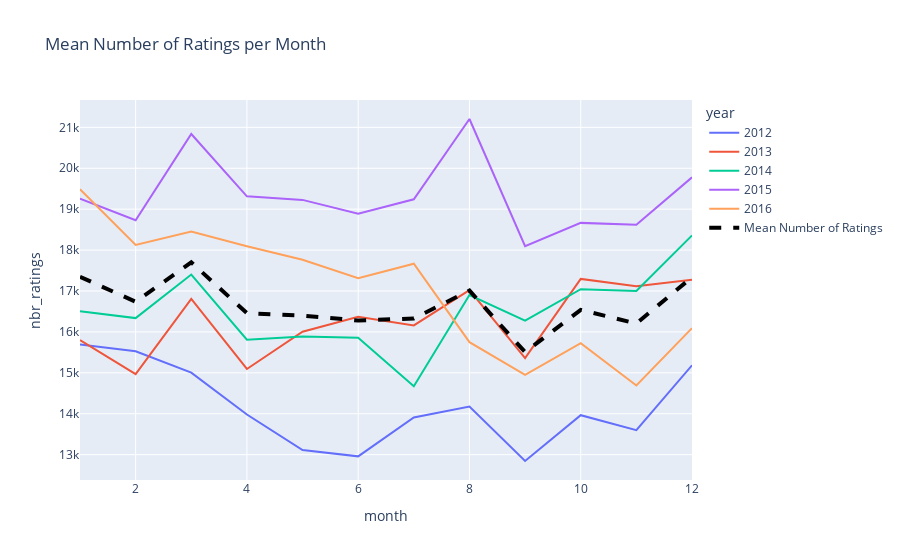

The notebook cell this image was saved under:
### Markdown cell above
We can observe some seasonality on the yearly plot. Thus, let's plot the average number of ratings per month.

### Code cell
# creating a new dataframe with the number of ratings per year_month
year_month_ratings_count_df = pd.DataFrame({'year_month': year_month_ratings_count.index, 'nbr_ratings': year_month_ratings_count.values})

# create column year and month
year_month_ratings_count_df['year'] = year_month_ratings_count_df['year_month'].dt.year
year_month_ratings_count_df['month'] = year_month_ratings_count_df['year_month'].dt.month

# keep only rows where the year is greater than 2011 and less than 2017 
year_month_ratings_count_filtered = year_month_ratings_count_df[(year_month_ratings_count_df.year > 2011) & (year_month_ratings_count_df.year < 2017)]

# compute the mean number of ratings per month
mean_ratings_per_month = year_month_ratings_count_filtered.groupby('month')['nbr_ratings'].mean().reset_index(name='mean_nbr_ratings')

# plot with plotly the mean number of ratings per month
fig = px.line(year_month_ratings_count_filtered, x='month', y='nbr_ratings', color='year', title='Mean Number of Ratings per Month')
fig.add_trace(go.Scatter(x=year_month_ratings_count_filtered.month, y=mean_ratings_per_month.mean_nbr_ratings, mode='lines', name='Mean Number of Ratings', line=dict(color='black', dash='dash', width=4)))

fig.show()

### Figure 1 — Plotly figure (JSON) as saved in the notebook; plotly's stock layout.template omitted (floating-point values rounded to 4 significant figures)
{"data": [{"hovertemplate": "year=2012<br>month=%{x}<br>nbr_ratings=%{y}<extra></extra>", "legendgroup": "2012", "line": {"color": "#636efa", "dash": "solid"}, "marker": {"symbol": "circle"}, "mode": "lines", "name": "2012", "orientation": "v", "showlegend": true, "type": "scatter", "x": [1, 2, 3, 4, 5, 6, 7, 8, 9, 10, 11, 12], "xaxis": "x", "y": [15691, 15527, 15004, 13981, 13112, 12959, 13909, 14176, 12845, 13965, 13600, 15183], "yaxis": "y"}, {"hovertemplate": "year=2013<br>month=%{x}<br>nbr_ratings=%{y}<extra></extra>", "legendgroup": "2013", "line": {"color": "#EF553B", "dash": "solid"}, "marker": {"symbol": "circle"}, "mode": "lines", "name": "2013", "orientation": "v", "showlegend": true, "type": "scatter", "x": [1, 2, 3, 4, 5, 6, 7, 8, 9, 10, 11, 12], "xaxis": "x", "y": [15800, 14967, 16808, 15094, 16003, 16369, 16158, 17021, 15359, 17295, 17114, 17278], "yaxis": "y"}, {"hovertemplate": "year=2014<br>month=%{x}<br>nbr_ratings=%{y}<extra></extra>", "legendgroup": "2014", "line": {"color": "#00cc96", "dash": "solid"}, "marker": {"symbol": "circle"}, "mode": "lines", "name": "2014", "orientation": "v", "showlegend": true, "type": "scatter", "x": [1, 2, 3, 4, 5, 6, 7, 8, 9, 10, 11, 12], "xaxis": "x", "y": [16504, 16338, 17402, 15810, 15886, 15858, 14673, 16902, 16278, 17045, 17002, 18359], "yaxis": "y"}, {"hovertemplate": "year=2015<br>month=%{x}<br>nbr_ratings=%{y}<extra></extra>", "legendgroup": "2015", "line": {"color": "#ab63fa", "dash": "solid"}, "marker": {"symbol": "circle"}, "mode": "lines", "name": "2015", "orientation": "v", "showlegend": true, "type": "scatter", "x": [1, 2, 3, 4, 5, 6, 7, 8, 9, 10, 11, 12], "xaxis": "x", "y": [19259, 18730, 20837, 19313, 19227, 18890, 19241, 21204, 18094, 18665, 18621, 19778], "yaxis": "y"}, {"hovertemplate": "year=2016<br>month=%{x}<br>nbr_ratings=%{y}<extra></extra>", "legendgroup": "2016", "line": {"color": "#FFA15A", "dash": "solid"}, "marker": {"symbol": "circle"}, "mode": "lines", "name": "2016", "orientation": "v", "showlegend": true, "type": "scatter", "x": [1, 2, 3, 4, 5, 6, 7, 8, 9, 10, 11, 12], "xaxis": "x", "y": [19487, 18124, 18451, 18095, 17765, 17315, 17666, 15749, 14953, 15725, 14690, 16092], "yaxis": "y"}, {"line": {"color": "black", "dash": "dash", "width": 4}, "mode": "lines", "name": "Mean Number of Ratings", "type": "scatter", "x": [1, 2, 3, 4, 5, 6, 7, 8, 9, 10, 11, 12, 1, 2, 3, 4, 5, 6, 7, 8, 9, 10, 11, 12, 1, 2, 3, 4, 5, 6, 7, 8, 9, 10, 11, 12, 1, 2, 3, 4, 5, 6, 7, 8, 9, 10, 11, 12, 1, 2, 3, 4, 5, 6, 7, 8, 9, 10, 11, 12], "y": [17350.0, 16740.0, 17700.0, 16460.0, 16400.0, 16280.0, 16330.0, 17010.0, 15510.0, 16539, 16210.0, 17338]}], "layout": {"legend": {"title": {"text": "year"}, "tracegroupgap": 0}, "title": {"text": "Mean Number of Ratings per Month"}, "xaxis": {"anchor": "y", "domain": [0, 1], "title": {"text": "month"}}, "yaxis": {"anchor": "x", "domain": [0, 1], "title": {"text": "nbr_ratings"}}}}
